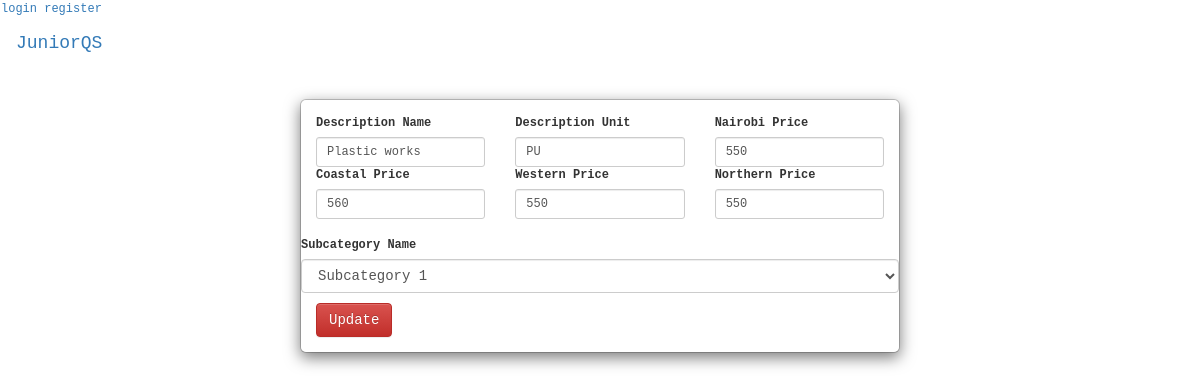
Page /update/description/2 on the committed database.
### app/models.py (models this page shows, shortened)
class Description(db.Model):
    id = db.Column(db.Integer, primary_key=True)
    unit = db.Column(db.String(250), nullable=False)
    subcategory_id = db.Column(db.Integer, db.ForeignKey('subcategory.id'), nullable=False)
    category_id = db.Column(db.Integer, db.ForeignKey('category.id'), nullable=False)
    nairobi_region = db.Column(db.Integer)
    coastal_region = db.Column(db.Integer)
    western_region = db.Column(db.Integer)
    nothern_region = db.Column(db.Integer)
    name = db.Column(db.String(250), nullable=False)

### app/routes.py (the view, shortened to what this page needs)
@app.route('/update/description/<int:id>', methods=['GET', 'POST'])
@adminsonly()
def update_description(id):
    desc = Description.query.filter_by(id=id).first_or_404()
    if request.method == 'GET':
        return render_template('update.html', desc=desc)

### app/routes.py (called while the page is built)
def adminsonly():
    def restrict(f):
        @wraps(f)
        def wrapperfunc(*args, **kwargs):
            if current_user.is_authenticated and current_user.is_admin ==False:
                abort(403)
            return f(*args, **kwargs)
        return wrapperfunc
    return restrict

### app/templates/update.html (shortened to what this page needs)
{% extends 'public/main.html'%}
{% block body%}
<div>
    <div class="modal-dialog">
        <div class="modal-content">
            <div class="modal-body">
                <form method="POST" action="{{url_for('update_description', id=desc.id)}}">
                    <div class="row">
                        <div class="col-sm-4 form-group-sm">
                            <label>Description Name</label>
                            <input type="text" name="name" id="stockUpdateitemdescriptionunit" class="form-control" value="{{desc.name}}">
                        </div>
                        <div class="col-sm-4 form-group-sm">
                            <label>Description Unit</label>
                            <input type="text" name="unit" id="stockUpdateitemdescription" class="form-control" value="{{desc.unit}}">
                        </div>
                        <div class="col-sm-4 form-group-sm">
                            <label>Nairobi Price</label>
                            <input type="text" name="nairobi_price" id="nairobi_price" class="form-control" value="{{desc.nairobi_region}}">
                        </div>
                        <div class="col-sm-4 form-group-sm">
                            <label>Coastal Price</label>
                            <input type="text" name="coastal_price" id="coastal_price" class="form-control" value="{{desc.coastal_region}}">
                        </div>
                        <div class="col-sm-4 form-group-sm">
                            <label>Western Price</label>
                            <input type="text" name="western_price" id="western_price" class="form-control" value="{{desc.western_region}}">
                        </div>
                        <div class="col-sm-4 form-group-sm">
                            <label>Northern Price</label>
                            <input type="text" name="nothern_price" id="nothern_price" class="form-control" value="{{desc.nothern_region}}">
                        </div>
                    </div>
                    <br>
                    <div class="row">
                        <label for="categoryUpdateType">Subcategory Name</label>
                        <select id="categoryUpdateType" class="form-control checkField">
                            <option value="newStock">Subcategory 1</option>
                        </select>
                    </div>
                    <button  type="submit" class="btn btn-danger" id="stockUpdateSubmit">Update</button>
                </form>
            </div>
        </div>
    </div>
</div>
{% endblock body%}

### app/static/css/main.css (style rules this page uses)
body { background-color: #f5f5f5; background: url(./../images/background.jpg); font-size: 12px; font-family:monospace }

### rows in the picture
Description: name "Plastic works", unit "PU", nairobi_price "550", coastal_price "560", western_price "550", nothern_price "550"
